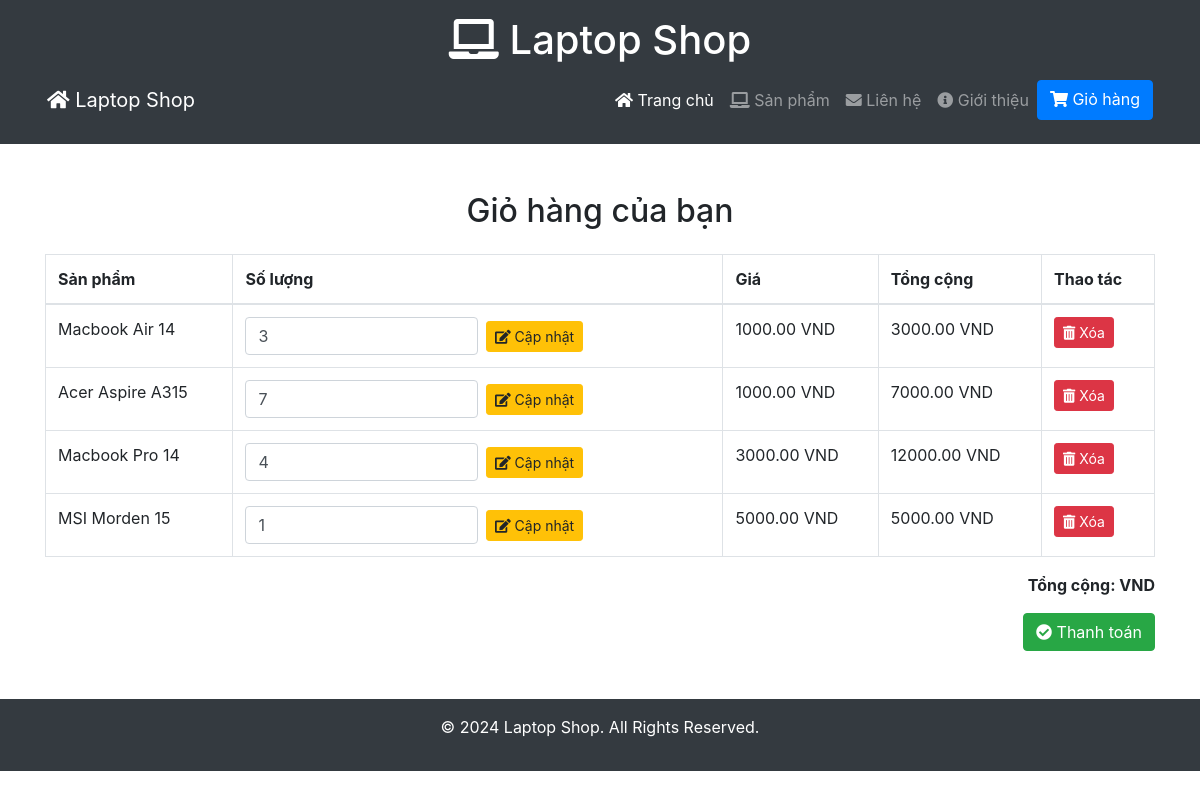
The app's page /cart/ (signed in) with its own data.
### products/models.py (models this page shows, shortened)
class OrderItem(models.Model):
    product = models.ForeignKey(Laptop, on_delete=models.CASCADE)  # Sử dụng Laptop làm sản phẩm
    order = models.ForeignKey(Order, on_delete=models.CASCADE, related_name='items')
    quantity = models.PositiveIntegerField(default=1)
    @property
    def get_total_price(self):
        return self.quantity * self.product.price

class Laptop(models.Model):
    name = models.CharField(max_length=255)
    description = models.TextField()
    price = models.DecimalField(max_digits=10, decimal_places=2)
    image = models.ImageField(upload_to='laptops/')  # Hình ảnh chính của laptop
    created_at = models.DateTimeField(auto_now_add=True)

### products/views.py (the view)
# urls.py: path('cart/', cart_view, name='cart')
def cart_view(request):
    order = Order.objects.filter(user=request.user, completed=False).first()
    if order:
        total_price = sum(item.get_total_price for item in order.items.all())
    else:
        order = None
        total_price = 0
    context = {
        'order': order,
        'total_price': total_price,
    }
    return render(request, 'products/cart.html', context)

### products/templates/products/cart.html (shortened to what this page needs)
{% include 'products/header.html' %}
<main class="container my-5">
    <h2 class="text-center mb-4">Giỏ hàng của bạn</h2>
    {% if order and order.items.all %}
    <table class="table table-bordered">
        <thead>
            <tr>
                <th>Sản phẩm</th>
                <th>Số lượng</th>
                <th>Giá</th>
                <th>Tổng cộng</th>
                <th>Thao tác</th>
            </tr>
        </thead>
        <tbody>
            {% for item in order.items.all %}
            <tr>
                <td>{{ item.product.name }}</td>
                <td>
                    <form action="#" method="POST" class="form-inline">
                        <input type="number" name="quantity" value="{{ item.quantity }}" min="1" class="form-control w-50">
                        <button type="submit" class="btn btn-warning btn-sm ml-2"><i class="fas fa-edit"></i> Cập nhật</button>
                    </form>
                </td>
                <td>{{ item.product.price }} VND</td>
                <td>{{ item.get_total_price }} VND</td>
                <td>
                    <form action="#" method="POST">
                        <button type="submit" class="btn btn-danger btn-sm"><i class="fas fa-trash-alt"></i> Xóa</button>
                    </form>
                </td>
            </tr>
            {% endfor %}
        </tbody>
    </table>
    <div class="text-right">
        <p><strong>Tổng cộng: {{ order.total_price }} VND</strong></p>
        <a href="#" class="btn btn-success"><i class="fas fa-check-circle"></i> Thanh toán</a>
    </div>
    {% else %}
    <p class="text-center">Giỏ hàng của bạn trống.</p>
    {% endif %}
</main>
{% include 'products/footer.html' %}

### records on screen
OrderItem: product.name "Macbook Air 14", quantity "3", product.price "1000.00", get_total_price "3000.00"
OrderItem: product.name "Acer Aspire A315", quantity "7", product.price "1000.00", get_total_price "7000.00"
OrderItem: product.name "Macbook Pro 14", quantity "4", product.price "3000.00", get_total_price "12000.00"
OrderItem: product.name "MSI Morden 15", quantity "1", product.price "5000.00", get_total_price "5000.00"
